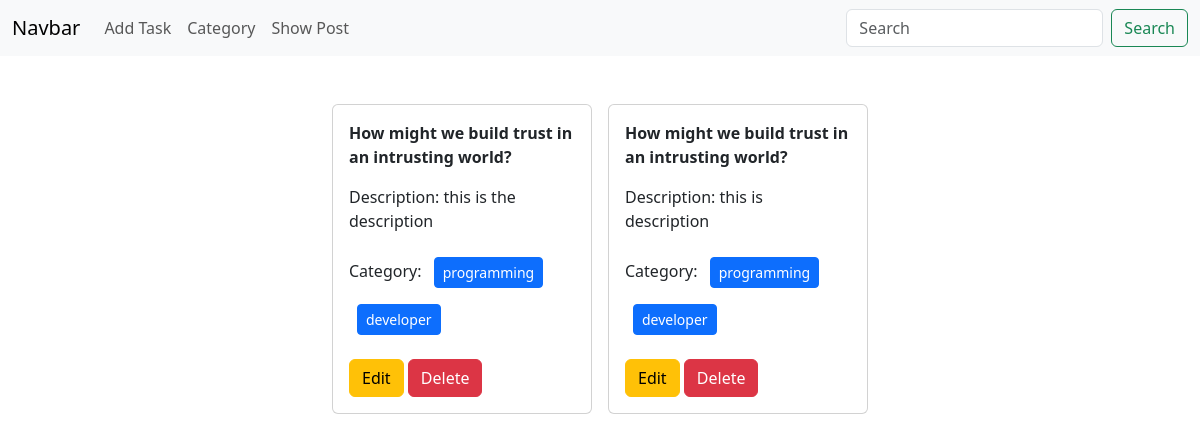
Before: / with the older database file.
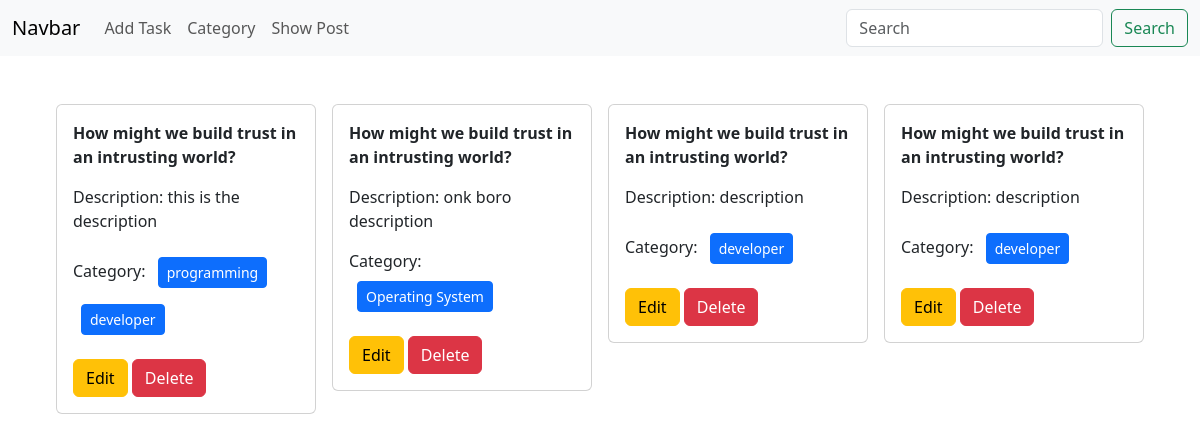
After: the same page with the newer database file.
### task/models.py (models this page shows, shortened)
class Task(models.Model):
    title = models.CharField(max_length=50)
    description = models.TextField()
    category = models.ManyToManyField(Category)
    is_completed = models.BooleanField(default=False)

### category/models.py (models this page shows, shortened)
class Category(models.Model):
    name = models.CharField(max_length=255)

### TaskManagementSystem/views.py (the view)
# urls.py: 2. Add a URL to urlpatterns:  path('', views.home, name='home')
def home(request):
    data = Task.objects.all()
    return render(request,'home.html',{'data':data})

### templates/home.html
{% extends "base.html" %}
{% load crispy_forms_tags %}
{% block content %}
<div class="d-flex flex-wrap justify-content-center px-5 pt-5">
    {%for post in data%}
      <div class="col-sm-3 ">
        <div class="card mx-2">
          <div class="card-body">
            <p><b> {{post.title}} </b></p>
            <p > Description: {{post.description}}</p>
            <p>Category:
              {%for cat in post.category.all %}
              <button class="btn btn-primary btn-sm m-2" disable>{{cat.name}}</button>
              {%endfor%}
            </p>
            <a href="{% url 'edit_post' post.id %}" class="btn btn-warning">Edit</a>
            <a href="{% url 'delete_post' post.id %}" class="btn btn-danger">Delete</a>
          </div>
        </div>
      </div>
    {%endfor%}
  </div>
{% endblock %}

### templates/base.html (shortened to what this page needs)
<!DOCTYPE html>
<html lang="en">
<head>
    <link href="https://cdn.jsdelivr.net/npm/bootstrap@5.3.2/dist/css/bootstrap.min.css" rel="stylesheet">
</head>
<body>
  <nav class="navbar navbar-expand-lg bg-body-tertiary">
    <div class="container-fluid">
      <a class="navbar-brand" href="#">Navbar</a>
      <div class="collapse navbar-collapse" id="navbarSupportedContent">
        <ul class="navbar-nav me-auto mb-2 mb-lg-0">
              <li class="nav-item">
                <a class="nav-link" href="{%url 'add_task'%}">Add Task</a>
              </li>
              <li class="nav-item">
                <a class="nav-link" href="{%url 'add_Category'%}">Category</a>
              </li>
              <li class="nav-item">
                <a class="nav-link" href="{%url 'homepage'%}">Show Post</a>
              </li>
            </ul>
            <form class="d-flex" role="search">
              <input class="form-control me-2" type="search" placeholder="Search" aria-label="Search">
              <button class="btn btn-outline-success" type="submit">Search</button>
            </form>
          </div>
        </div>
      </nav>
      {% block content %}
    {% endblock %}
</body>
</html>

Changed rows visible on the page:
removed Task: title "How might we build trust in an intrusting world?", description "this is description", Category (name "programming"), Category (name "developer")
added Task: title "How might we build trust in an intrusting world?", description "onk boro description"
now on this page (row unchanged): Category: name "Operating System", shown under "How might we build trust in an intrusting world?"
added Task: title "How might we build trust in an intrusting world?", description "description", Category (name "developer")
added Task: title "How might we build trust in an intrusting world?", description "description", Category (name "developer")
